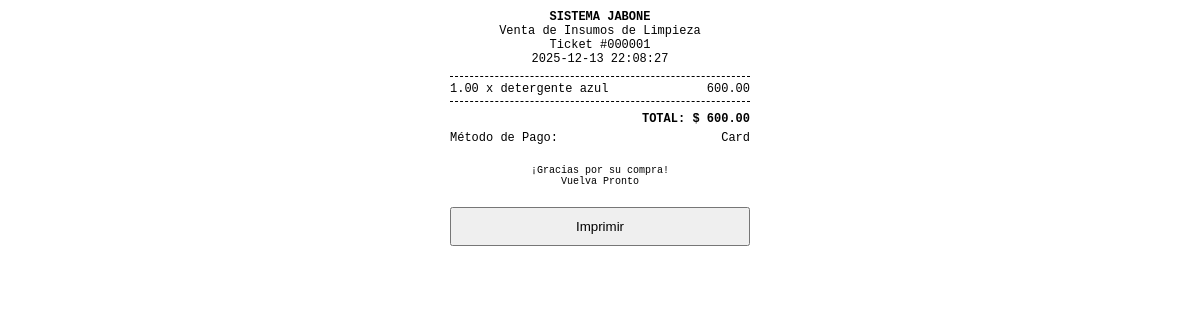
The app's page /Inventario-Liquid-main-verificar/ticket.php?id=1, older data.
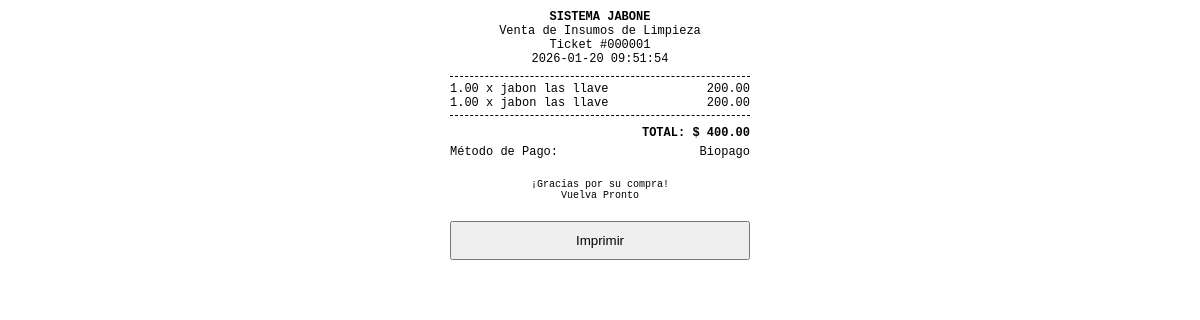
The same page, newer data.
### tables this page shows
CREATE TABLE `sales` (
  `id` int(11) NOT NULL AUTO_INCREMENT,
  `total_amount` decimal(10,2) NOT NULL,
  `created_at` timestamp NOT NULL DEFAULT current_timestamp(),
  `payment_method` varchar(20) DEFAULT 'cash',
  `amount_tendered` decimal(10,2) DEFAULT 0.00,
  `exchange_rate_global` decimal(10,2) DEFAULT 0.00,
  `exchange_rate_special` decimal(10,2) DEFAULT 0.00,
  PRIMARY KEY (`id`)
);

CREATE TABLE `sale_items` (
  `id` int(11) NOT NULL AUTO_INCREMENT,
  `sale_id` int(11) NOT NULL,
  `product_id` int(11) DEFAULT NULL,
  `quantity` decimal(10,4) NOT NULL,
  `subtotal` decimal(10,2) NOT NULL,
  PRIMARY KEY (`id`),
  KEY `sale_id` (`sale_id`),
  KEY `product_id` (`product_id`),
  CONSTRAINT `sale_items_ibfk_1` FOREIGN KEY (`sale_id`) REFERENCES `sales` (`id`) ON DELETE CASCADE,
  CONSTRAINT `sale_items_ibfk_2` FOREIGN KEY (`product_id`) REFERENCES `products` (`id`) ON DELETE SET NULL
);

CREATE TABLE `products` (
  `id` int(11) NOT NULL AUTO_INCREMENT,
  `category_id` int(11) DEFAULT NULL,
  `name` varchar(150) NOT NULL,
  `sku` varchar(50) DEFAULT NULL,
  `barcode` varchar(100) DEFAULT NULL,
  `brand` varchar(100) DEFAULT NULL,
  `is_liquid` tinyint(1) DEFAULT 1,
  `is_raw_material` tinyint(1) DEFAULT 0,
  `use_special_rate` tinyint(1) DEFAULT 0,
  `display_unit` varchar(20) DEFAULT 'Litro',
  `price` decimal(10,2) NOT NULL DEFAULT 0.00,
  `cost_price` decimal(10,2) NOT NULL DEFAULT 0.00,
  `stock_quantity` decimal(10,4) NOT NULL DEFAULT 0.0000,
  `min_stock` decimal(10,4) DEFAULT 10.0000,
  `image_path` varchar(255) DEFAULT NULL,
  `created_at` timestamp NOT NULL DEFAULT current_timestamp(),
  `is_favorite` tinyint(1) DEFAULT 0,
  PRIMARY KEY (`id`),
  KEY `category_id` (`category_id`),
  CONSTRAINT `products_ibfk_1` FOREIGN KEY (`category_id`) REFERENCES `categories` (`id`) ON DELETE SET NULL
);

### Inventario-Liquid-main-verificar/ticket.php (the view, shortened to what this page needs)
<?php
require_once 'config/database.php';
$id = $_GET['id'] ?? null;
$stmt = $pdo->prepare("SELECT * FROM sales WHERE id = ?");
$stmt->execute([$id]);
$sale = $stmt->fetch(PDO::FETCH_ASSOC);
$stmtItems = $pdo->prepare("
    SELECT si.*, p.name
    FROM sale_items si
    LEFT JOIN products p ON si.product_id = p.id
    WHERE si.sale_id = ?
");
$stmtItems->execute([$id]);
$items = $stmtItems->fetchAll(PDO::FETCH_ASSOC);
?>
<!DOCTYPE html>
<html>
<head>
</head>
<body onload="window.print()">
    <div class="header">
        <strong>SISTEMA JABONE</strong><br>
        Venta de Insumos de Limpieza<br>
        Ticket #<?php echo str_pad($sale['id'], 6, '0', STR_PAD_LEFT); ?><br>
        <?php echo $sale['created_at']; ?>
    </div>
    <div class="line"></div>
    <?php foreach($items as $item): ?>
    <div class="item">
        <span><?php echo number_format($item['quantity'], 2); ?> x <?php echo substr($item['name'], 0, 15); ?></span>
        <span><?php echo number_format($item['subtotal'], 2); ?></span>
    </div>
    <?php endforeach; ?>
    <div class="line"></div>
    <div class="total">
        TOTAL: $ <?php echo number_format($sale['total_amount'], 2); ?>
    </div>
    <?php if($sale['payment_method'] == 'cash'): ?>
    <div class="item" style="margin-top:5px;">
        <span>Efectivo:</span>
        <span><?php echo number_format($sale['amount_tendered'], 2); ?></span>
    </div>
    <div class="item">
        <span>Cambio:</span>
        <span><?php echo number_format($sale['amount_tendered'] - $sale['total_amount'], 2); ?></span>
    </div>
    <?php else: ?>
    <div class="item" style="margin-top:5px;">
        <span>Método de Pago:</span>
        <span><?php echo ucfirst($sale['payment_method']); ?></span>
    </div>
    <?php endif; ?>
    <div class="footer">
        ¡Gracias por su compra!<br>
        Vuelva Pronto
    </div>
    <button class="no-print" onclick="window.print()" style="width:100%; padding: 10px; margin-top: 20px; cursor: pointer;">Imprimir</button>
</body>
</html>

### Inventario-Liquid-main-verificar/ticket.php (style rules this page uses)
body { font-family: 'Courier New', monospace; font-size: 12px; max-width: 300px; margin: 0 auto; padding: 10px; }
.header { text-align: center; margin-bottom: 10px; }
.line { border-bottom: 1px dashed #000; margin: 5px 0; }
.item { display: flex; justify-content: space-between; }
.total { font-weight: bold; text-align: right; margin-top: 10px; }
.footer { text-align: center; margin-top: 20px; font-size: 10px; }

Row changes from the older to the newer data that the page shows:
changed sales "000001": created_at "2025-12-13 22:08:27" → "2026-01-20 09:51:54"; total_amount "600.00" → "400.00"; payment_method "Card" → "Biopago"
changed sale_items (number 1 of 2 on the later page): product.name "detergente azul" → "jabon las llave"; subtotal "600.00" → "200.00"
now on this page (row edited): sale_items: quantity "1.00", product.name "jabon las llave", subtotal "200.00"
